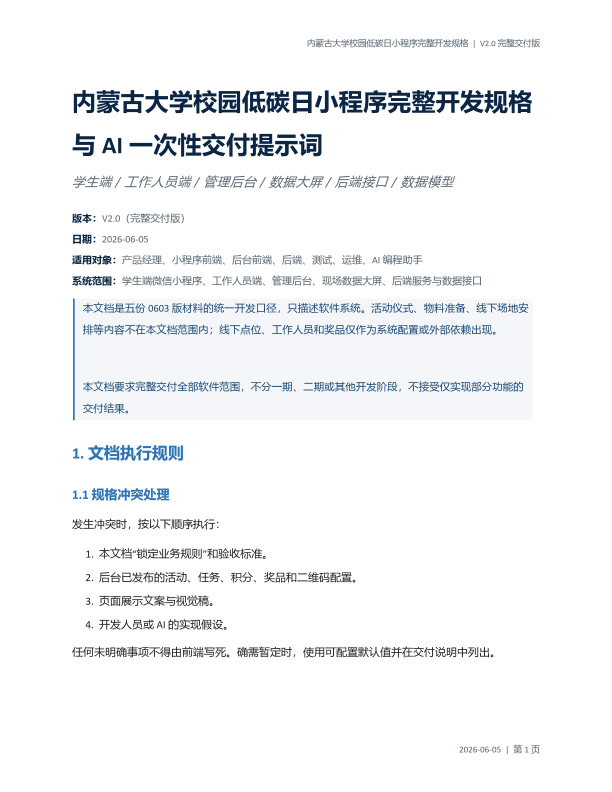
#> input picture rendered_complete_v2/pages/page-01.png, 1836 x 2376 px (shown at 1/3 size); its folder holds only this picture in this run
$ python make_contact_sheets.py
#> lines starting #> are read from the running program, lines starting #| are printed output that depends on the picture
from pathlib import Path

from PIL import Image, ImageDraw, ImageFont


ROOT = Path(r"D:\thxy")
PAGE_DIR = ROOT / "rendered_spec_word" / "pages"
OUT_DIR = ROOT / "rendered_spec_word" / "contact_sheets"


def main():
    OUT_DIR.mkdir(parents=True, exist_ok=True)
    pages = sorted(PAGE_DIR.glob("page-*.png"))
    pages_per_sheet = 4
    thumb_width = 510
    gutter = 24
    label_height = 30

    for sheet_index in range(0, len(pages), pages_per_sheet):
        selected = pages[sheet_index:sheet_index + pages_per_sheet]
        thumbs = []
        for path in selected:
            image = Image.open(path).convert("RGB")
            ratio = thumb_width / image.width
#> ratio = 0.278
            thumb = image.resize((thumb_width, int(image.height * ratio)))
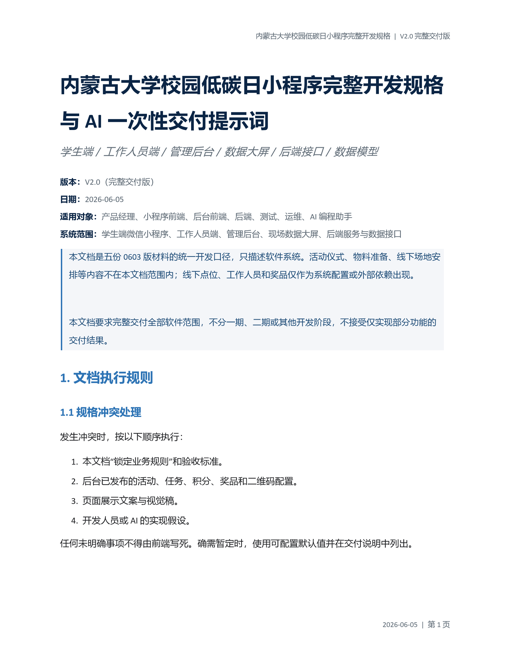
#> thumb: PIL image 510x660 RGB; mean R, G, B 243.6, 245, 246.6
            thumbs.append((path, thumb))

        sheet_width = thumb_width * 2 + gutter * 3
        row_height = max(thumb.height for _, thumb in thumbs) + label_height + gutter
#> row_height = 714
        sheet_height = row_height * 2 + gutter
#> sheet_height = 1452
        sheet = Image.new("RGB", (sheet_width, sheet_height), "white")
#> sheet: PIL image 1092x1452 RGB; every value is 255
        draw = ImageDraw.Draw(sheet)

        for index, (path, thumb) in enumerate(thumbs):
            col = index % 2
            row = index // 2
            x = gutter + col * (thumb_width + gutter)
            y = gutter + row * row_height
            draw.text((x, y), path.stem, fill="black")
            sheet.paste(thumb, (x, y + label_height))
            draw.rectangle(
                (x, y + label_height, x + thumb.width, y + label_height + thumb.height),
                outline="#9aa4af",
                width=1,
            )
#> this loop made 1 pass
#> (col, row, x, y) on pass 1: (0, 0, 24, 24)
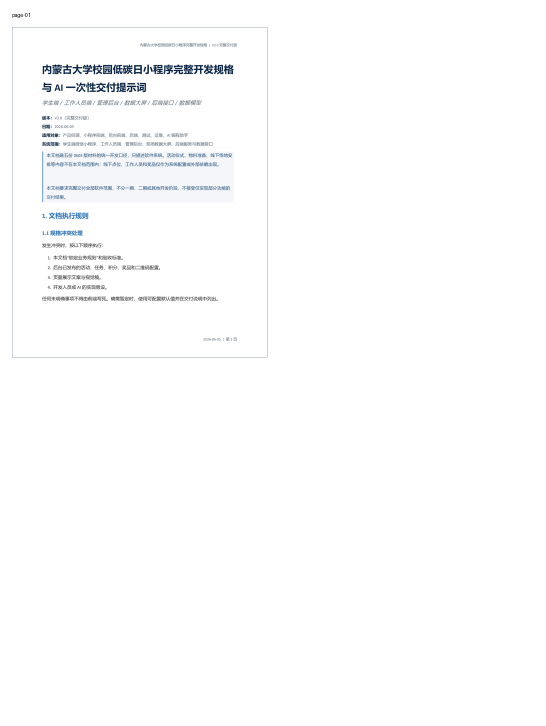
#> sheet: PIL image 1092x1452 RGB (shown at 1/2 size); mean R, G, B 252.4, 252.7, 253.1

        output = OUT_DIR / f"sheet-{sheet_index // pages_per_sheet + 1:02d}.png"
        sheet.save(output)
        print(output)


if __name__ == "__main__":
    main()

$ run again, on rendered_complete_v2/pages/page-05.png
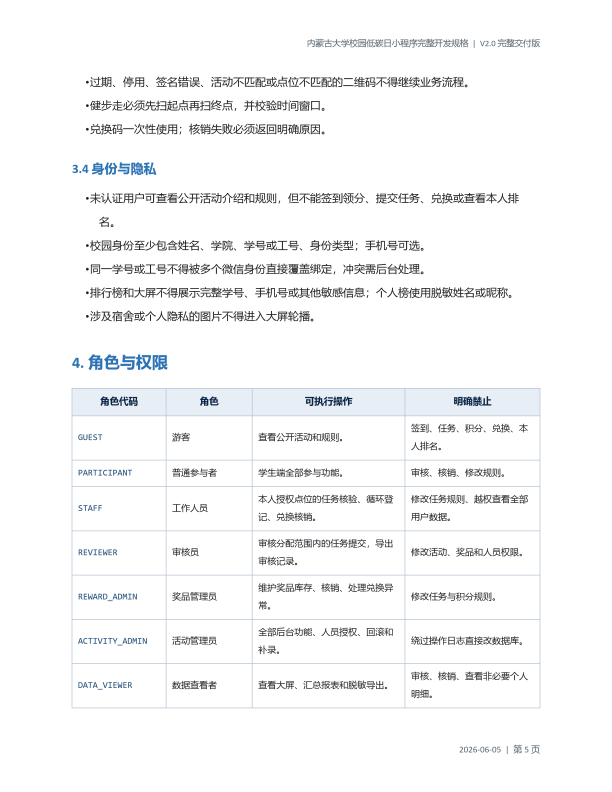
#> input picture rendered_complete_v2/pages/page-05.png, 1836 x 2376 px (shown at 1/3 size)
#> in main, `thumb = image.resize((thumb_width, int(image.height * ratio)))`:
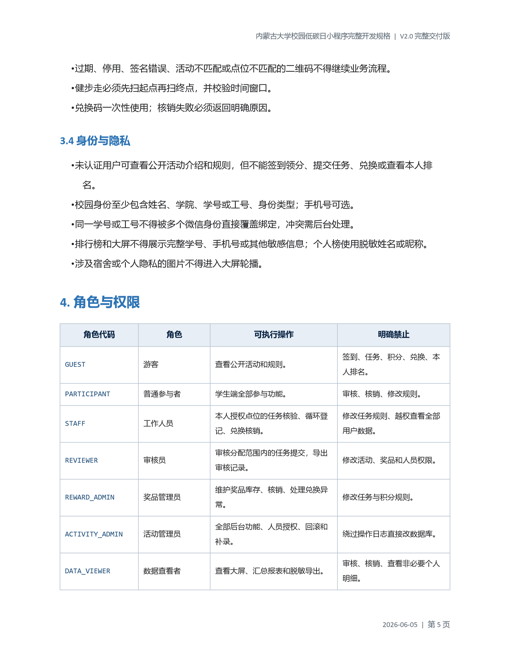
#> thumb: PIL image 510x660 RGB; mean R, G, B 245.9, 246.4, 247.1
#> row_height = 714
#> sheet_height = 1452
#> the loop in main, `for index, (path, thumb) in enumerate(thumbs):` made 1 pass
#> (col, row, x, y) on pass 1: (0, 0, 24, 24)
#> after the loop in main, `for index, (path, thumb) in enumerate(thumbs):`:
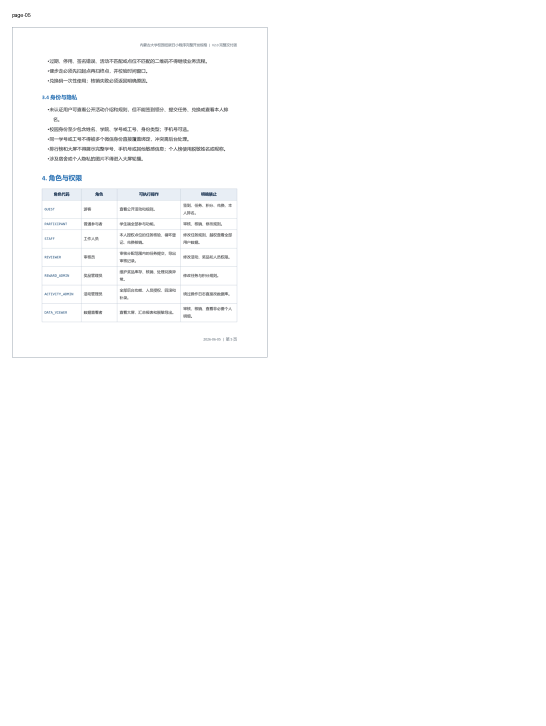
#> sheet: PIL image 1092x1452 RGB (shown at 1/2 size); mean R, G, B 252.9, 253, 253.2

$ run again, on rendered_complete_v2/pages/page-06.png
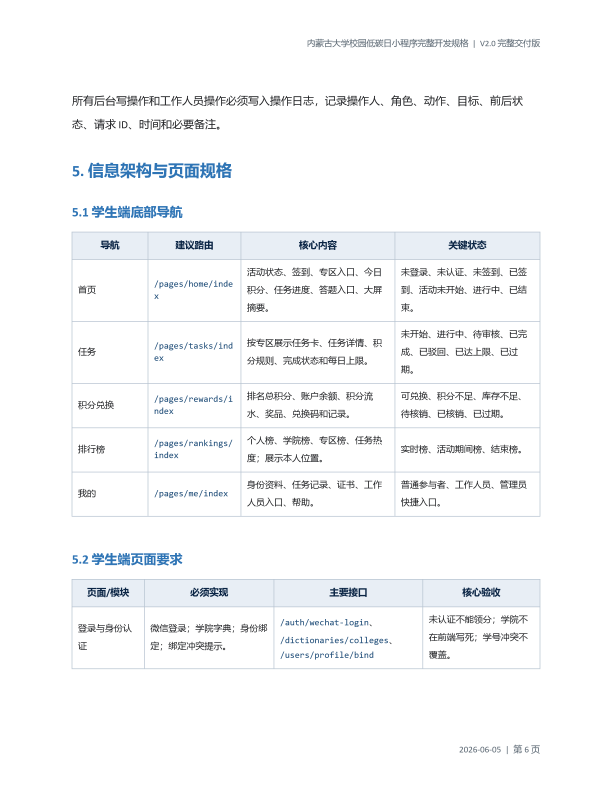
#> input picture rendered_complete_v2/pages/page-06.png, 1836 x 2376 px (shown at 1/3 size)
#> in main, `thumb = image.resize((thumb_width, int(image.height * ratio)))`:
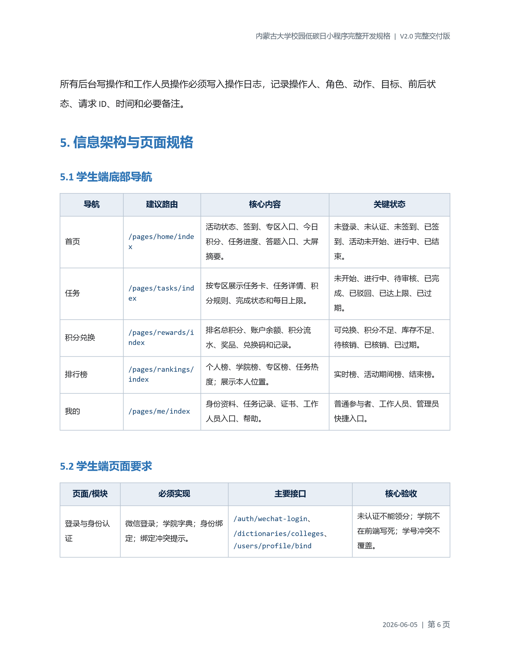
#> thumb: PIL image 510x660 RGB; mean R, G, B 246.5, 247.6, 248.7
#> row_height = 714
#> sheet_height = 1452
#> the loop in main, `for index, (path, thumb) in enumerate(thumbs):` made 1 pass
#> (col, row, x, y) on pass 1: (0, 0, 24, 24)
#> after the loop in main, `for index, (path, thumb) in enumerate(thumbs):`:
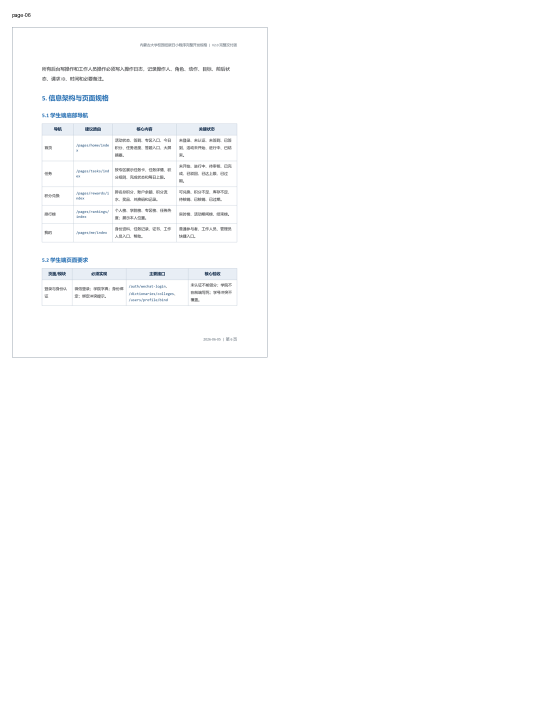
#> sheet: PIL image 1092x1452 RGB (shown at 1/2 size); mean R, G, B 253, 253.3, 253.5

$ run again, on rendered_complete_v2/pages/page-07.png
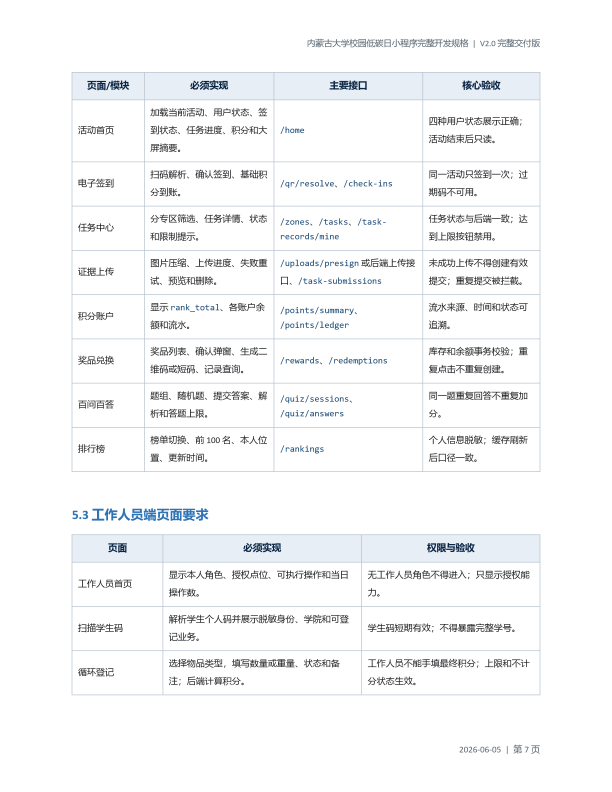
#> input picture rendered_complete_v2/pages/page-07.png, 1836 x 2376 px (shown at 1/3 size)
#> in main, `thumb = image.resize((thumb_width, int(image.height * ratio)))`:
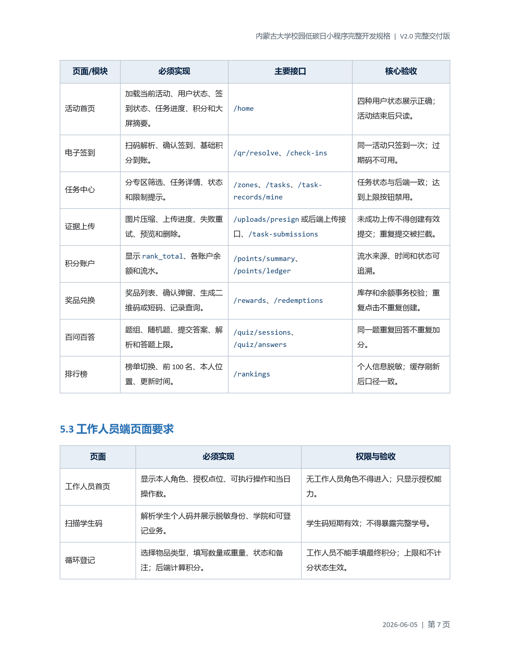
#> thumb: PIL image 510x660 RGB; mean R, G, B 245.6, 246.4, 247.4
#> row_height = 714
#> sheet_height = 1452
#> the loop in main, `for index, (path, thumb) in enumerate(thumbs):` made 1 pass
#> (col, row, x, y) on pass 1: (0, 0, 24, 24)
#> after the loop in main, `for index, (path, thumb) in enumerate(thumbs):`:
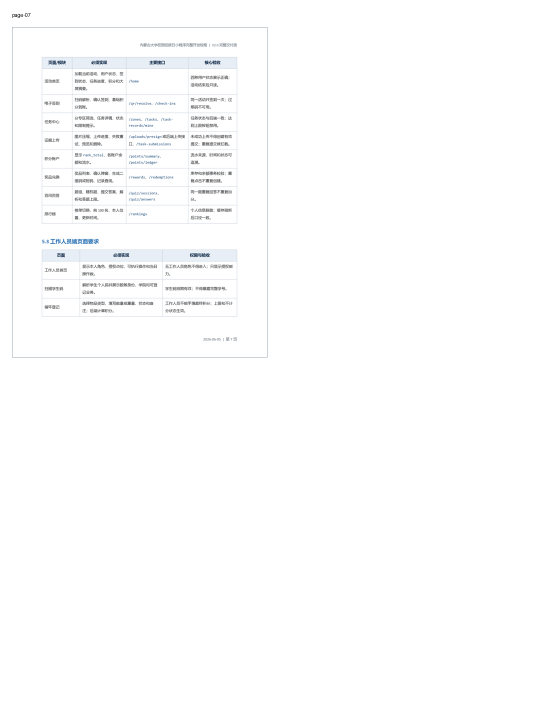
#> sheet: PIL image 1092x1452 RGB (shown at 1/2 size); mean R, G, B 252.8, 253, 253.3

$ run again, on rendered_complete_v2/pages/page-02.png
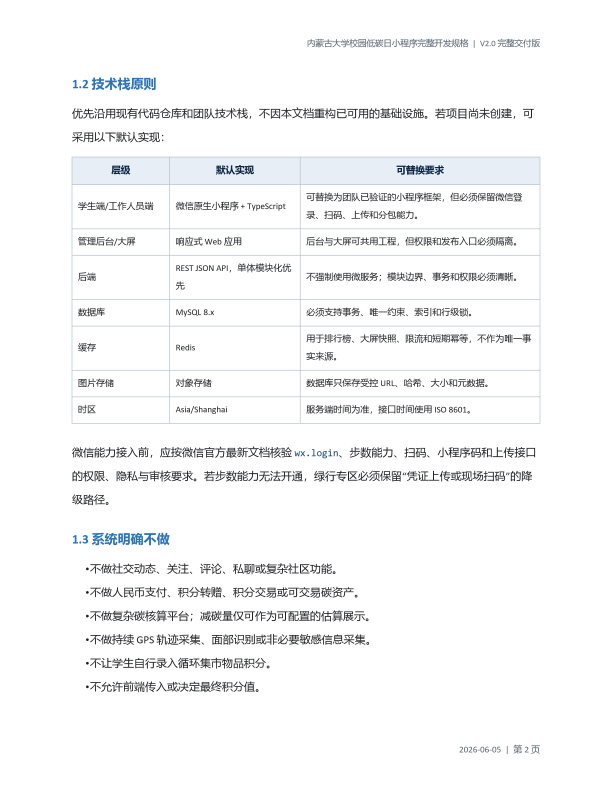
#> input picture rendered_complete_v2/pages/page-02.png, 1836 x 2376 px (shown at 1/3 size)
#> in main, `thumb = image.resize((thumb_width, int(image.height * ratio)))`:
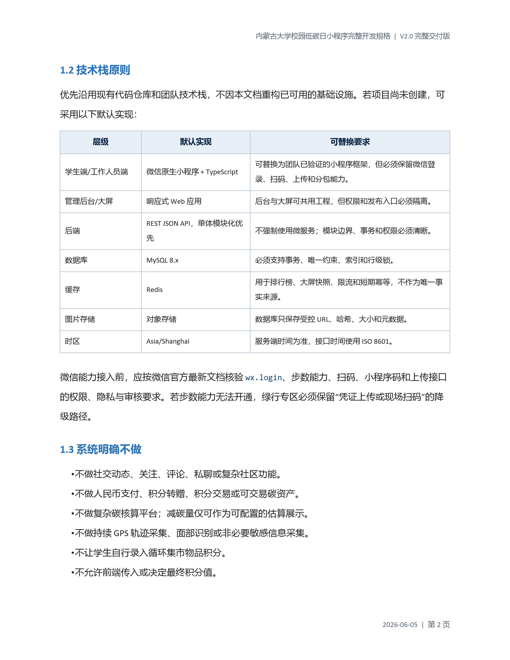
#> thumb: PIL image 510x660 RGB; mean R, G, B 245.8, 246.3, 246.9
#> row_height = 714
#> sheet_height = 1452
#> the loop in main, `for index, (path, thumb) in enumerate(thumbs):` made 1 pass
#> (col, row, x, y) on pass 1: (0, 0, 24, 24)
#> after the loop in main, `for index, (path, thumb) in enumerate(thumbs):`:
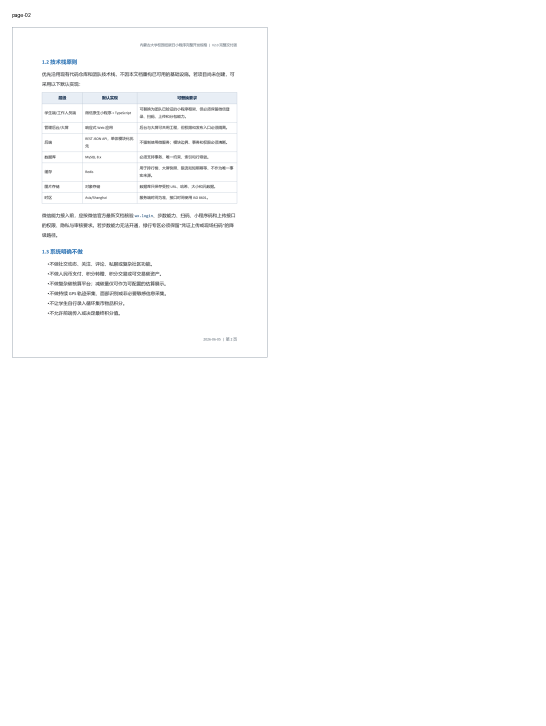
#> sheet: PIL image 1092x1452 RGB (shown at 1/2 size); mean R, G, B 252.9, 253, 253.1
